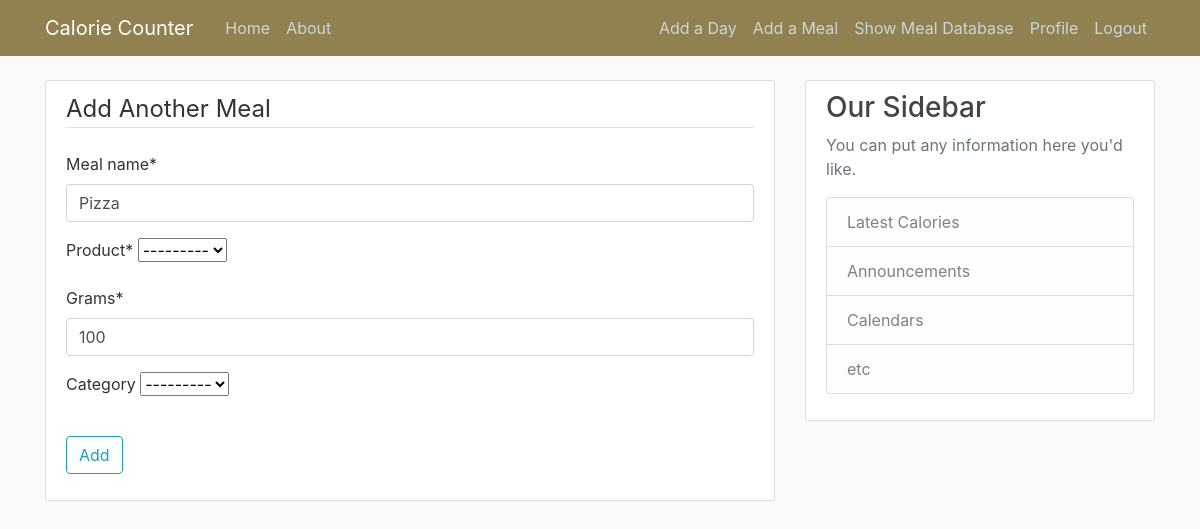
Screenshot of /meal/1/update/ (signed in) with the database file from the repository.
### food_counter/models.py (models this page shows, shortened)
class Meal(models.Model):
    meal_name = models.CharField(max_length=100)
    calories = models.FloatField()
    protein = models.FloatField()
    fat = models.FloatField()
    carbs = models.FloatField()
    user = models.ForeignKey(User, on_delete=models.CASCADE)
    category = models.ForeignKey(Category, on_delete=models.SET_DEFAULT, default=1)
    grams = models.PositiveIntegerField(default=100)
    product = models.ForeignKey(Products, on_delete=models.CASCADE, blank=False)

### food_counter/views.py (the view, shortened to what this page needs)
# urls.py: path('meal/<int:pk>/update/', MealUpdateView.as_view(), name='meal-update'),
class MealUpdateView(LoginRequiredMixin, UserPassesTestMixin, UpdateView):
    model = Meal
    success_url = "/"
    form_class = MealForm
    def test_func(self):
        meal = self.get_object()
        if meal.user is not None:
            if self.request.user == meal.user:
                return True
        return False

### food_counter/forms.py
class MealForm(forms.ModelForm):
    product = forms.ModelChoiceField(queryset=Products.objects.all().order_by('product_name'), required=True, widget=forms.Select)
    category = forms.ModelChoiceField(queryset=Category.objects.all(), required=False, widget=forms.Select)
    class Meta:
        model = Meal
        fields = ["meal_name", "product", 'grams', 'category']

### templates/food_counter/meal_form.html (shortened to what this page needs)
{% extends "food_counter/base.html" %}
{% load crispy_forms_filters %}
{% load crispy_forms_tags %}
{% block content %}
    <div class="content-section">
        <form method="POST">
            <fieldset class="form-group">
                <legend class="border-bottom mb-4">Add Another Meal</legend>
                {{ form|crispy }}
            </fieldset>
            <div class="form-group">
                <button class="btn btn-outline-info" type="submit">Add</button>
            </div>
        </form>
    </div>
{% endblock content %}

### food_counter/static/food_counter/main.css (style rules this page uses)
body { background: #fafafa; color: #333333; margin-top: 5rem; }
.content-section { background: #ffffff; padding: 10px 20px; border: 1px solid #dddddd; border-radius: 3px; margin-bottom: 20px; }

### rows the page displays
Meal: meal_name "Pizza", product "---------", grams "100", category "---------"
